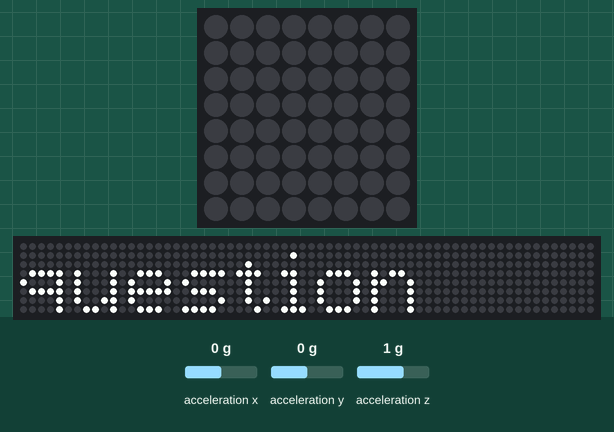
Recording of a program running on a simulated Raspberry Pi (BCM pin numbers) with a Sense HAT. Shown: the Sense HAT's 8×8 RGB LED matrix, a strip that is not on the board, showing the scrolling text unrolled. The inputs (shaded band) are chosen by the test bench; at power-on: acceleration x 0 g, acceleration y 0 g, acceleration z 1 g. Random numbers come from a fixed seed; the 64×8 strip is a reading aid, not a part: it shows the text the matrix is scrolling, unrolled, one strip-width of it at a time.

Above: at 5.31 s.
9.6 s: acceleration x set to -3.4 g
At 9.67 s:
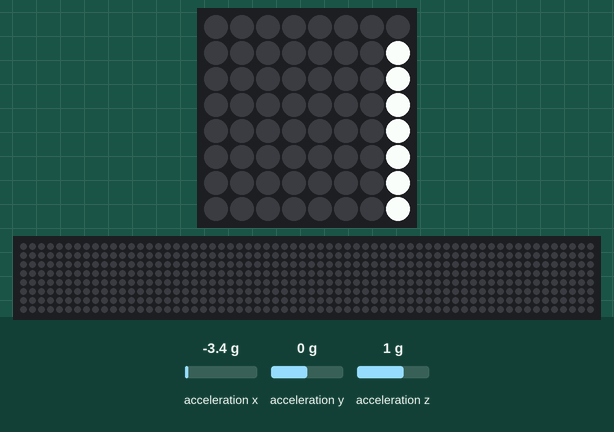
At 15.56 s:
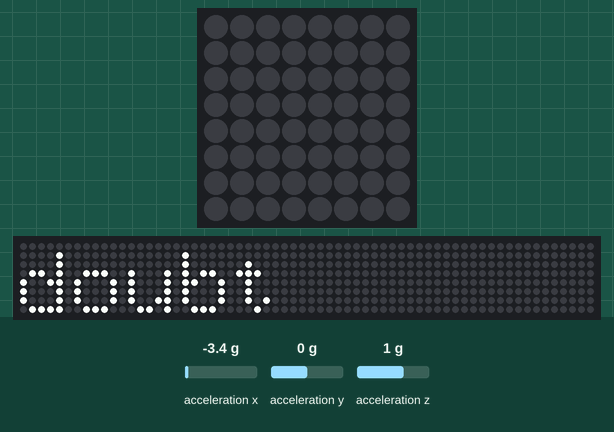

Measured:
- after the input at 9.6 s, the LEDs: change after 0.07 s (image 1)

The program:

MS_sparkel_day_5.56.py
```python
from sense_hat import SenseHat
from random import randint
from random import choice
from time import sleep
sense = SenseHat()
x = 4
y = 1
sense.show_message("Ask a question", scroll_speed=0.06)
sleep(3)

replies = ['Signs point to yes',
           'Without a doubt',
           'Do not count on it',
           'looking good',
           'cannot predict now',
           'It is decidendly so',
           'Outlook not so good'
           ]

def show_sparkel():
    while True:
        x= randint(0, 7)
        y= randint(0, 7)
        r = randint(0, 255)
        b = randint(0, 255)
        g = randint(0, 255)
        sense.set_pixel(x, y, r, g, b)

while True:
    x, y, z = sense.get_accelerometer_raw().values()
    x = abs(x)
    y = abs(y)
    z = abs(z)
    if x > 1.5 or y > 1.5 or z > 1.5:
        sense.show_message(choice(replies),0.0625)
        if replies == 'signs point to yes' or 'Without a doubt' or 'looking good' or 'It is decidendly so':
            show_sparkel()
        else:
            sense.clear()
```
